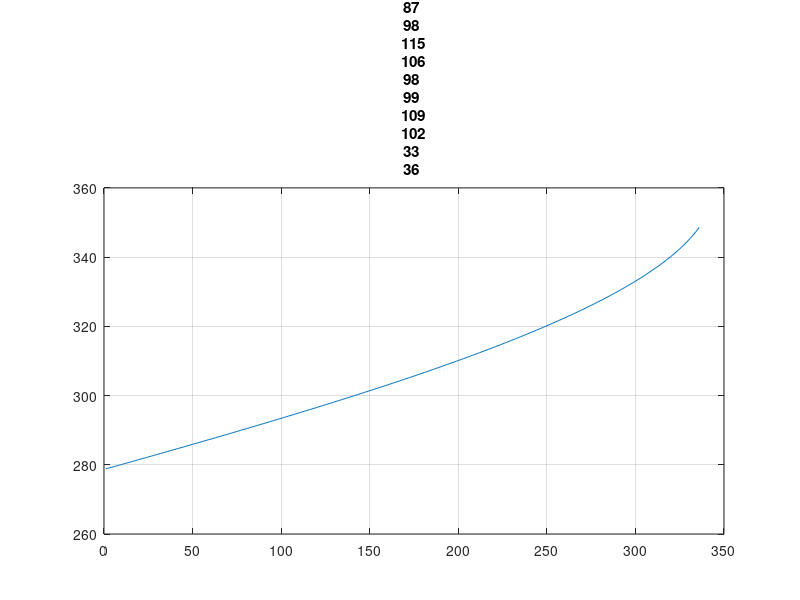
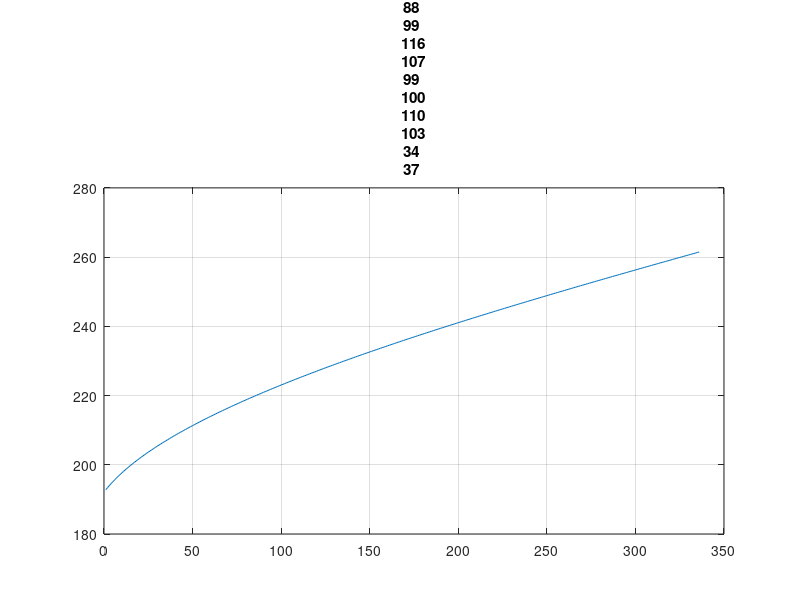
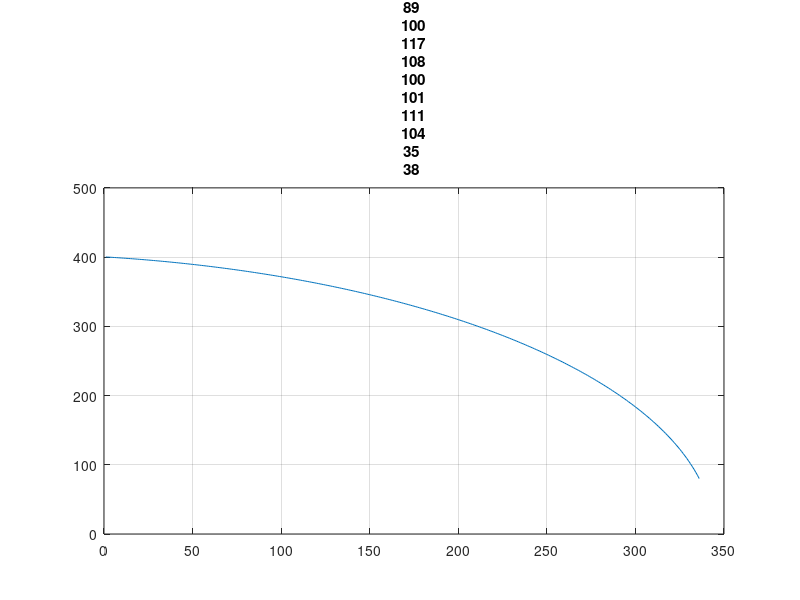
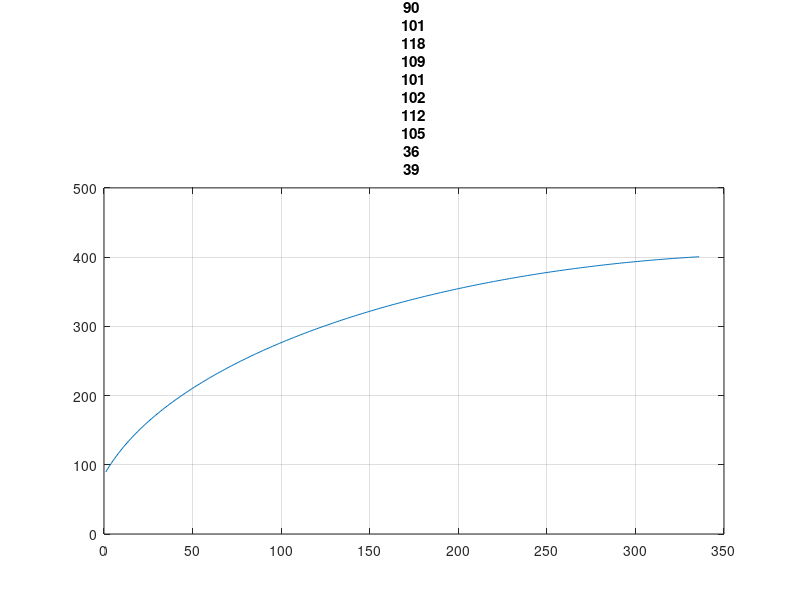

Here is the MATLAB script that generated these plots, in order:
%Matlab code for 380 Kinematics
clear;
clc;

%%%%%%% Initiating variables %%%%%%%%%
%%%%%% Constant %%%%%%%

b1 = 61;
b2 = 396;
L1 = 405;
L2 = 405;
beta1 = 0;
beta2 = 0;
gamma1 = 90;
gamma2 = 90;

%%% Important inputs %%%
theta0 = 0;

r0 = 1;
dr0 = 5;
ddr0 = 0;

%%%%%%% Variable %%%%%%
%y1, y2, lambda1, lambda2.

%%%%%% Initiate list of variables %%%%%%%%%

rlist = [];

y1_list = [];
y2_list = [];
lambda1_list = [];
lambda2_list = [];

dy1_list = [];
dy2_list = [];
dlambda1_list = [];
dlambda2_list = [];

ddy1_list = [];
ddy2_list = [];
ddlambda1_list = [];
ddlambda2_list = [];


for r = r0:r0+335
    rlist(end+1)=r;
    
    %%%%%% lambda1 %%%%%%
    lambda1 = 360-acosd((r*cosd(theta0)+b1)/L1);
    lambda1_list(end+1)=lambda1;
    %%%%%% lambda2 %%%%%%
    lambda2 = 360-acosd((r*cosd(theta0)-b2)/L2);
    lambda2_list(end+1)=lambda2;
    
    %%%%%% y1 %%%%%%
    y1 = r*sind(theta0)-L1*sind(lambda1);
    y1_list(end+1)=y1;
    %%%%%% y2 %%%%%%
    y2 = r*sind(theta0)-L2*sind(lambda2);
    y2_list(end+1)=y2;

    %%%%%%%%%%%%%%% First Order Derivatives %%%%%%%%%%%%%%%%%%%%%%%
    %%%%%% d/dt lambda1 %%%%%%
    dlambda1 = (-dr0*cosd(theta0))/(L1*sind(lambda1));
    dlambda1_list(end+1)=dlambda1;
    %%%%%% d/dt lambda2 %%%%%%
    dlambda2 = (-dr0*cosd(theta0))/(L2*sind(lambda2));
    dlambda2_list(end+1)=dlambda2;
    %%%%%% d/dt y1 %%%%%%
    dy1 = dr0*sind(theta0)-L1*cosd(lambda1)*dlambda1;
    dy1_list(end+1)=dy1;
    %%%%%% d/dt y2 %%%%%%
    dy2 = dr0*sind(theta0)-L2*cosd(lambda2)*dlambda2;
    dy2_list(end+1)=dy2;


    %%%%%%%%%%%%%%% Second Order Derivatives %%%%%%%%%%%%%%%%%%%%%%%
    %%%%%% d2/dt2 lambda1 %%%%%%
    ddlambda1 = -(L1*cosd(lambda1)*dlambda1^2 + ddr0*cosd(theta0))/L1/sind(lambda1);
    ddlambda1_list(end+1)=ddlambda1;
    %%%%%% d2/dt2 lambda2 %%%%%%
    ddlambda2 = -(L2*cosd(lambda2)*dlambda2^2 + ddr0*cosd(theta0))/L2/sind(lambda2);
    ddlambda2_list(end+1)=ddlambda2;
    %%%%%% d2/dt2 y1 %%%%%%
    ddy1 = ddr0*sind(theta0) - L1*cosd(lambda1)*ddlambda1 + L1*sind(lambda1)*dlambda1^2;
    ddy1_list(end+1)=ddy1;
    %%%%%% d2/dt2 y2 %%%%%%
    ddy2 = ddr0*sind(theta0) - L2*cosd(lambda2)*ddlambda2 + L2*sind(lambda2)*dlambda2^2;
    ddy2_list(end+1)=ddy2;

end


%%%%%%%%% Variable to Plot %%%%%%%%%%%%

variables = [lambda1_list; lambda2_list; y1_list; y2_list; dlambda1_list; dlambda2_list; dy1_list; dy2_list; ddlambda1_list; ddlambda2_list; ddy1_list; ddy2_list ];
%var_to_plot = lambda1_list;


for i =1:1:12
    
    
    figure(i)
    plot(rlist, variables(i,:))
    grid on;
    title("Variable #"+i)
end




